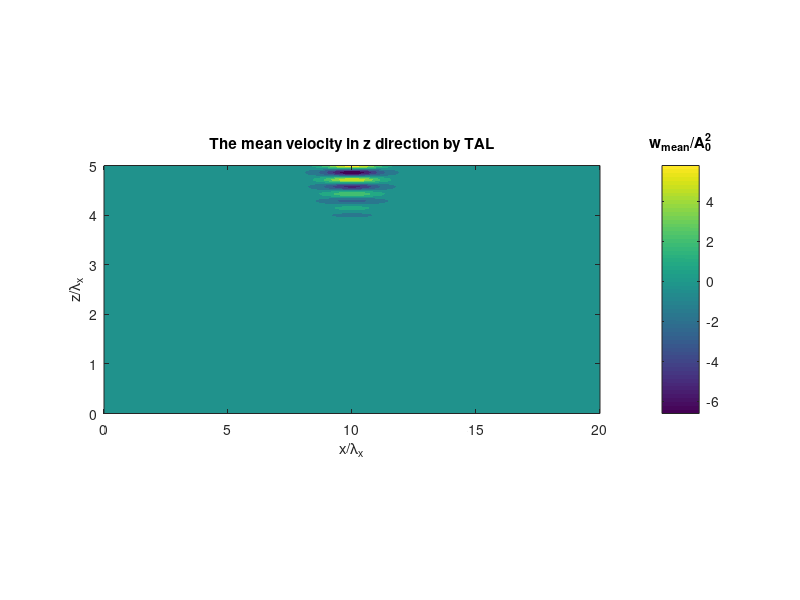

Write the MATLAB code that produced this figure.
clear all 
format long

%%%%%%%%%%%%%%%%%%%%%%%%%%%%%%%%%%%%%%%%%%%
%                                         %
%       Dispersion Relation Parameters    %
%                                         %
%%%%%%%%%%%%%%%%%%%%%%%%%%%%%%%%%%%%%%%%%%%

% the BV frequency 
N=2.35;
% the freqency of the internal wave beam 
omega=0.5*N;
% the wave length in x direction
lamx=0.875;
% the wave number in x direction
kx_0=2*pi/lamx;
% the half width 
sig=0.5;

% the angle 
theta=asin(omega/N);
% alpha 
alpha=sin(theta)/sig;
% alpha 
beta=cos(theta)/sig;

%%%%%%%%%%%%%%%%%%%%%%%%%%%%%%%%%%%%%%%%%%%
%                                         %
%          Mean Flow Compuations          %
%                                         %
%%%%%%%%%%%%%%%%%%%%%%%%%%%%%%%%%%%%%%%%%%%


% syms x z a kx kpx x_2
% F_x = exp(-(x*alpha)^2);
% F_z = exp(-(z*beta)^2);
%  % the stream function
% % Q_0=4*sin(2*cot(theta)*kx_0*z)*F_x*F_z/cos(theta);
% % Q0=symfun(Q_0,[x,z]);
% % U=real(diff(Q0,z));
% % W=real(diff(Q0,x));
% w_0=2*kx_0*cos(2*cot(theta)*kx_0*z)*F_x*F_z/cos(theta);
% W=symfun(w_0,[x,z]);
% the number of points in x direction
Nx=200;
% the number of points in y direction
Ny=200;
% the length of the domain
L=20*lamx;
H=5*lamx;

% the mother interval 
x_mother=linspace(-L/2,L/2,Nx);
y_mother=linspace(0,-H,Ny);

% let's generate the grid
for i=1:Nx
    for j=1:Ny
        % the counter
        count=(i-1)*Ny+j;
        x_grid(count,1)=x_mother(i);
        x_grid(count,2)=y_mother(j);
    end
end
u_mean=zeros(Nx*Ny,1);
% let's perform the coordinate transformation and velocity calculation
for i=1:Nx*Ny
    % to filter noise from plot
    %if(abs(U( x_grid(i,1),x_grid(i,2)))/N>0.01)
       % u_mean(i,1) = real( U( x_grid(i,1),x_grid(i,2)))/N;
       % w_mean(i,1) = real( W( x_grid(i,1),x_grid(i,2)))/N;
    %end
    w_mean(i,1)=2*kx_0*cos(2*cot(theta)*kx_0*x_grid(i,2))*exp(-(x_grid(i,1)*alpha)^2)*exp(-(x_grid(i,2)*beta)^2)/(N*cos(theta));
end

%% let's reshape vectors to plot them
%U_r = reshape(u_mean(:,1),Ny,Nx);
W_r = reshape(w_mean(:,1),Ny,Nx);

x_r = reshape(x_grid(:,1),Ny,Nx);
y_r = reshape(x_grid(:,2),Ny,Nx);



% %% let's generate the countor plot
% figure(1)
% 
% contourf((x_r+L/2)/lamx,(y_r+H)/lamx,U_r,'LineColor','none')
% colorbar
% colorbar
% title('The mean velocity in x direction')
% xlabel('x/\lambda_x')
% ylabel('z/\lambda_x')
% hcb=colorbar
% title(hcb,'u_{mean}/A_{0}^2')
% pbaspect([2 1 1])

%% let's generate the countor plot
figure(2)

contourf((x_r+L/2)/lamx,(y_r+H)/lamx,W_r,'LineColor','none')
colorbar
colorbar
title('The mean velocity in z direction by TAL')
xlabel('x/\lambda_x')
ylabel('z/\lambda_x')
hcb=colorbar
title(hcb,'w_{mean}/A_{0}^2')
pbaspect([2 1 1])



